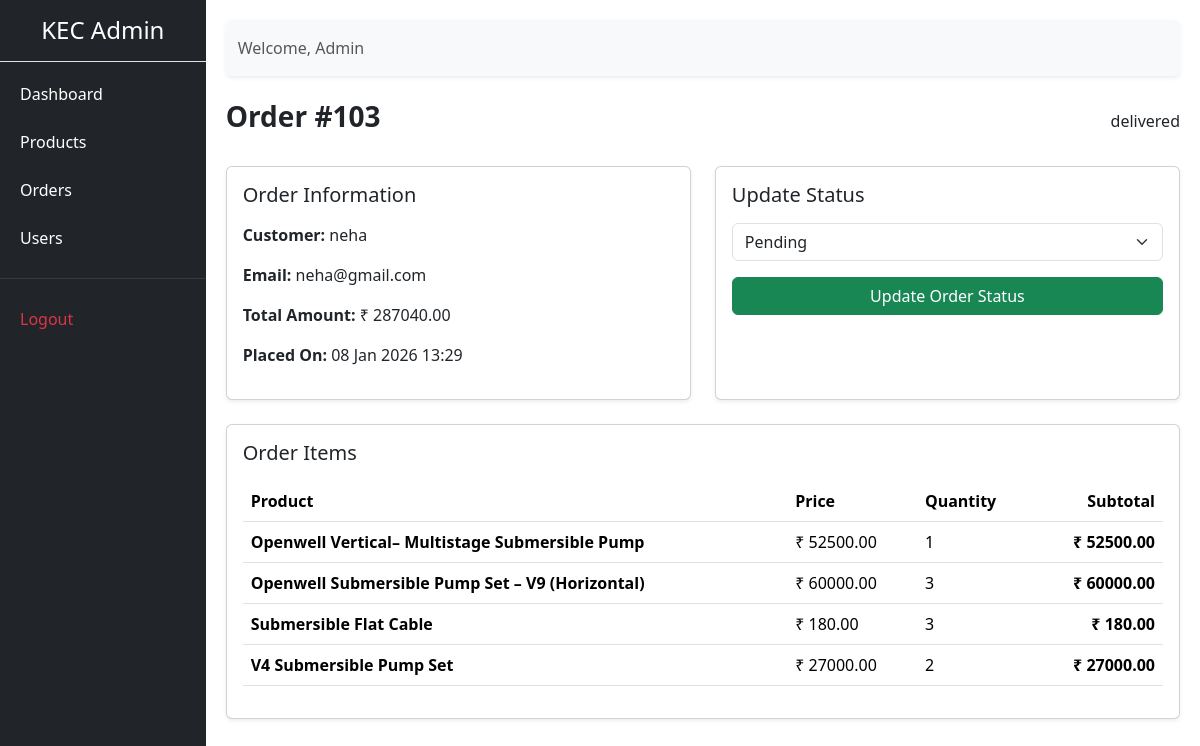
Page /admin-panel/orders/103/ (signed in) on the committed database.
### store/models.py (models this page shows, shortened)
class Order(models.Model):
    STATUS_CHOICES = (
        ('pending', 'Pending'),
        ('shipped', 'Shipped'),
        ('delivered', 'Delivered'),
        ('confirmed', 'Confirmed'),
        ('cancelled', 'Cancelled'),
    )
    PAYMENT_STATUS = (
        ('pending', 'Pending'),
        ('paid', 'Paid'),
        ('failed', 'Failed'),
    )
    PAYMENT_METHOD = (
        ('cod', 'Cash On Delivery'),
        ('razorpay', 'Razorpay'),
    )
    user = models.ForeignKey(User, on_delete=models.SET_NULL, null=True, blank=True)
    full_name = models.CharField(max_length=200)
    email = models.EmailField()
    phone = models.CharField(max_length=15)
    address = models.TextField()
    city = models.CharField(max_length=100)
    pincode = models.CharField(max_length=10)
    notes = models.TextField(blank=True, null=True)
    status = models.CharField(max_length=20, choices=STATUS_CHOICES, default='pending')
    payment_method = models.CharField(max_length=20, choices=PAYMENT_METHOD, null=True,blank=True)
    payment_status = models.CharField(max_length=20, choices=PAYMENT_STATUS, default='pending')
    razorpay_order_id = models.CharField(max_length=100, blank=True, null=True)
    razorpay_payment_id = models.CharField(max_length=100, blank=True, null=True)
    razorpay_signature = models.CharField(max_length=200, blank=True, null=True)
    created_at = models.DateTimeField(auto_now_add=True)
    @property
    def total_amount(self):
        return sum(item.subtotal for item in self.items.all())

class OrderItem(models.Model):
    order = models.ForeignKey(Order, on_delete=models.CASCADE, related_name="items")
    product = models.ForeignKey(Product, on_delete=models.SET_NULL, null=True)
    quantity = models.PositiveIntegerField(default=1)
    price = models.DecimalField(max_digits=10, decimal_places=2)
    @property
    def subtotal(self):
        return self.quantity * self.price

class Product(models.Model):
    category = models.ForeignKey(Category, on_delete=models.CASCADE, related_name="products")
    name = models.CharField(max_length=200)
    slug = models.SlugField(unique=True)
    model_number = models.CharField(max_length=100, blank=True, null=True)
    description = models.TextField(blank=True)
    image = models.ImageField(upload_to='products/', blank=True, null=True)
    price = models.DecimalField(max_digits=10, decimal_places=2)
    stock = models.PositiveIntegerField(default=0)
    is_available = models.BooleanField(default=True)
    motor_power_hp = models.DecimalField(
        max_digits=4, decimal_places=2, null=True, blank=True
    )
    max_head_m = models.PositiveIntegerField(null=True, blank=True)
    max_flow_lpm = models.PositiveIntegerField(null=True, blank=True)
    max_depth_ft = models.PositiveIntegerField(null=True, blank=True)
    phase = models.CharField(
        max_length=10,
        choices=[('single', 'Single Phase'), ('three', 'Three Phase')],
        null=True, blank=True
    )
    usage_type = models.CharField(
        max_length=20,
        choices=[
            ('domestic', 'Domestic'),
            ('agriculture', 'Agriculture'),
            ('industrial', 'Industrial')
        ],
        null=True, blank=True
    )

### adminpanel/views.py (the view, shortened to what this page needs)
# urls.py: path('orders/<int:id>/', views.order_detail, name='order_detail'),
@login_required(login_url='adminpanel:login')
@user_passes_test(is_admin)
def order_detail(request, id):
    order = get_object_or_404(Order, id=id)
    items = OrderItem.objects.select_related('product').filter(order=order)
    status_choices = [
        'Pending',
        'Confirmed',
        'Shipped',
        'Delivered',
        'Cancelled',
    ]
    return render(request, 'adminpanel/orders/order_detail.html', {
        'order': order,
        'items': items,
        'status_choices': status_choices,
    })

### adminpanel/views.py (called while the page is built)
def is_admin(user):
    return user.is_authenticated and user.is_staff

### store/context_processors.py (called while the page is built)
def wishlist_count(request):
    if request.user.is_authenticated:
        count = Wishlist.objects.filter(user=request.user).count()
    else:
        count = 0
    return {'wishlist_count': count}

### adminpanel/templates/adminpanel/orders/order_detail.html (shortened to what this page needs)
{% extends 'adminpanel/base.html' %}
{% block content %}
<div class="d-flex justify-content-between align-items-center mb-4">
    <h3 class="fw-bold">Order #{{ order.id }}</h3>
    <span class="status-badge status-{{ order.status|lower }}">
        {{ order.status }}
    </span>
</div>
<div class="row g-4">
    <div class="col-md-6">
        <div class="card shadow-sm h-100">
            <div class="card-body">
                <h5 class="card-title mb-3">Order Information</h5>
                <p><strong>Customer:</strong> {{ order.user.username }}</p>
                <p><strong>Email:</strong> {{ order.user.email }}</p>
                <p><strong>Total Amount:</strong> ₹ {{ order.total_amount }}</p>
                <p><strong>Placed On:</strong> {{ order.created_at|date:"d M Y H:i" }}</p>
            </div>
        </div>
    </div>
    <div class="col-md-6">
        <div class="card shadow-sm h-100">
            <div class="card-body">
                <h5 class="card-title mb-3">Update Status</h5>
                <form method="post">
                    <select name="status" class="form-select mb-3">
                        {% for s in status_choices %}
                        <option value="{{ s }}" {% if order.status == s %}selected{% endif %}>
                            {{ s }}
                        </option>
                        {% endfor %}
                    </select>
                    <button class="btn btn-success w-100">
                        Update Order Status
                    </button>
                </form>
            </div>
        </div>
    </div>
</div>
<div class="card shadow-sm mt-4">
    <div class="card-body">
        <h5 class="mb-3">Order Items</h5>
        <table class="table admin-table">
            <thead>
                <tr>
                    <th>Product</th>
                    <th>Price</th>
                    <th>Quantity</th>
                    <th class="text-end">Subtotal</th>
                </tr>
            </thead>
            <tbody>
                {% for item in items %}
                <tr>
                    <td class="fw-semibold">{{ item.product.name }}</td>
                    <td>₹ {{ item.price }}</td>
                    <td>{{ item.quantity }}</td>
                    <td class="text-end fw-semibold">
                        ₹ {{ item.price|floatformat:2 }}
                    </td>
                </tr>
                {% endfor %}
            </tbody>
        </table>
    </div>
</div>
{% endblock %}

### adminpanel/templates/adminpanel/base.html (shortened to what this page needs)
<!DOCTYPE html>
<html lang="en">
<head>
    <link href="https://cdn.jsdelivr.net/npm/bootstrap@5.3.2/dist/css/bootstrap.min.css" rel="stylesheet">
    <link href="https://cdn.jsdelivr.net/npm/bootstrap-icons@1.11.1/font/bootstrap-icons.css" rel="stylesheet">
    <link href="https://cdn.jsdelivr.net/npm/bootstrap-icons@1.11.1/font/bootstrap-icons.css" rel="stylesheet">
</head>
<body>
<div class="d-flex">
    <div class="sidebar">
        <h4 class="text-white text-center py-3 border-bottom">KEC Admin</h4>
        <a href="{% url 'adminpanel:dashboard' %}">Dashboard</a>
        <a href="{% url 'adminpanel:product_list' %}">Products</a>
        <a href="{% url 'adminpanel:order_list' %}">Orders</a>
        <a href="{% url 'adminpanel:user_list' %}">Users</a>
        <hr class="text-secondary">
        <a href="{% url 'adminpanel:logout' %}" class="text-danger">Logout</a>
    </div>
    <div class="content">
        <nav class="navbar navbar-light bg-light mb-4 rounded shadow-sm">
            <div class="container-fluid">
                <span class="navbar-text">
                    Welcome, {{ request.user.username }}
                </span>
            </div>
        </nav>
        {% block content %}
        {% endblock %}
    </div>
</div>
</body>
</html>

### adminpanel/templates/adminpanel/base.html (style rules this page uses)
body { min-height: 100vh; }
.sidebar { width: 250px; min-height: 100vh; background-color: #212529; }
.sidebar a { color: #fff; text-decoration: none; display: block; padding: 12px 20px; }
.content { width: 100%; padding: 20px; }

### rows in the picture
Order: id "103", status "delivered", user.username "neha", user.email "neha@gmail.com", total_amount "287040.00", created_at "08 Jan 2026 13:29"
OrderItem: product.name "Openwell Vertical– Multistage Submersible Pump", price "52500.00", quantity "1"
OrderItem: product.name "Openwell Submersible Pump Set – V9 (Horizontal)", price "60000.00", quantity "3"
OrderItem: product.name "Submersible Flat Cable", price "180.00", quantity "3"
OrderItem: product.name "V4 Submersible Pump Set", price "27000.00", quantity "2"

### other values in the picture
{{ request.user.username }} "Admin"
form field status "Pending"
